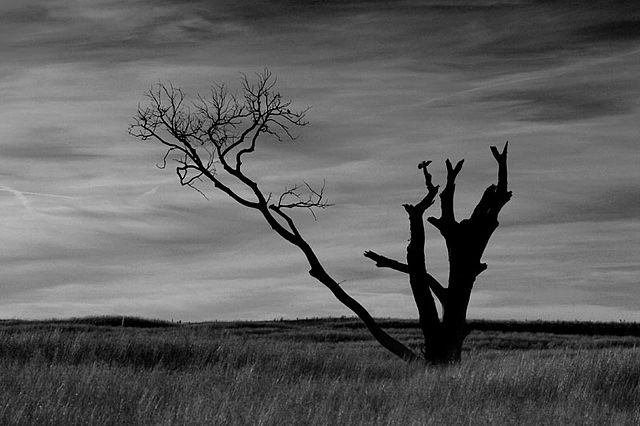
#> input picture Image_Processing/TUẦN 4 - PHÂN VÙNG ẢNH/PhanVungAnh/Threshold/test.jpg, 640 x 426 px, found by its file name
$ python FindShold.py
#> lines starting #> are read from the running program, lines starting #| are printed output that depends on the picture; after the words box and inside, x2 and y2 are one past the last pixel; in counts of white or black regions, pixels touching at a corner belong together
#Tìm ngưỡng tự động dựa theo giải thuật
import cv2
import numpy as np
import matplotlib.pyplot as plt

def auto_threshold_with_opencv(image_path):
    # Đọc ảnh bằng OpenCV
#> called with image_path = 'PhanVungAnh/Threshold/test.jpg'
    image = cv2.imread(image_path, cv2.IMREAD_GRAYSCALE)
#> image is the input picture: shape (426, 640); min 0, max 234, mean 94.8

    if image is None:
        print("Không thể đọc ảnh. Vui lòng kiểm tra lại đường dẫn.")
        return None

    T = np.mean(image)  # Bước 1: Khởi tạo giá trị T là trung bình của ảnh
#> T = 94.77
    stable = False

    thresholds = []

    while not stable:
        # Bước 2: Xác định 2 nhóm điểm ảnh C1 và C2
        _, binary = cv2.threshold(image, T, 255, cv2.THRESH_BINARY)
        C1 = image[binary == 255]
        C2 = image[binary == 0]

        # Bước 3: Tính trung bình về mức xác của C1 và C2
        μ1 = np.mean(C1)
        μ2 = np.mean(C2)

        # Bước 4: Tính giá trị mới của T
        new_T = 0.5 * (μ1 + μ2)
        thresholds.append(new_T)

        # Kiểm tra điều kiện dừng
        if abs(T - new_T) < 0.5:
            stable = True
        else:
            T = new_T
#> this loop made 3 passes
#> (μ1, μ2, new_T, T) on passes 1 to 2: (130.6, 52.47, 91.54, 91.54), (129.6, 51.17, 90.4, 90.4)
#> (μ1, μ2, new_T) on pass 3: (129.3, 50.78, 90.07)
#> pass 1, in auto_threshold_with_opencv, `_, binary = cv2.threshold(image, T, 255, cv2.THRESH_BINARY)`:
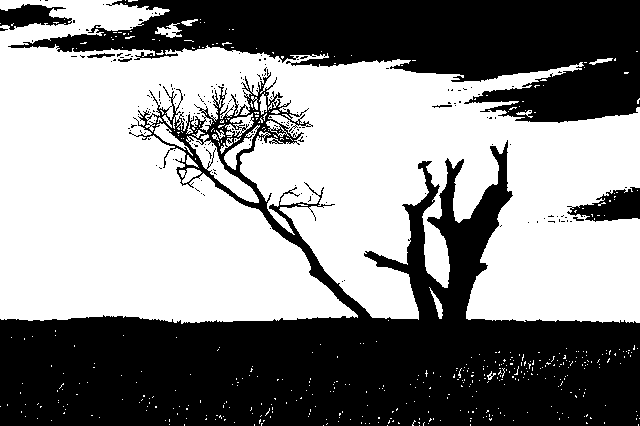
#> binary: shape (426, 640); 54.1% white; 188 black regions (180 under 20 px), largest, box (x1, y1, x2, y2) and area: (0, 69, 640, 426) 82425, (8, 0, 640, 123) 39423, (567, 187, 640, 222) 1469
#> pass 2, in auto_threshold_with_opencv, `_, binary = cv2.threshold(image, T, 255, cv2.THRESH_BINARY)`:
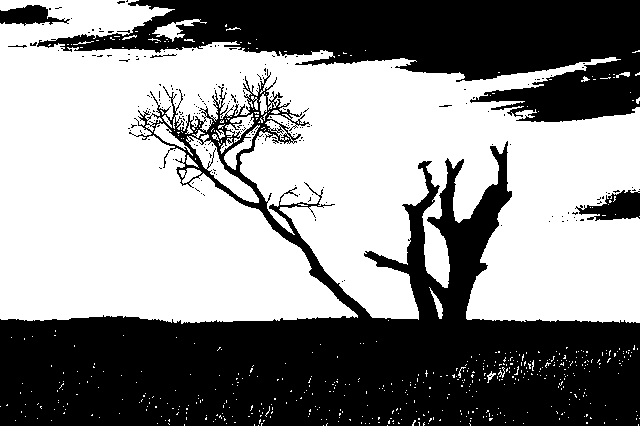
#> binary: shape (426, 640); 55.6% white; 217 black regions (211 under 20 px), largest, box (x1, y1, x2, y2) and area: (0, 69, 640, 426) 81617, (37, 0, 640, 122) 36953, (575, 190, 640, 221) 1138, (0, 5, 70, 26) 834, (150, 54, 177, 58) 37, (8, 45, 27, 48) 25
#> pass 3, in auto_threshold_with_opencv, `_, binary = cv2.threshold(image, T, 255, cv2.THRESH_BINARY)`:
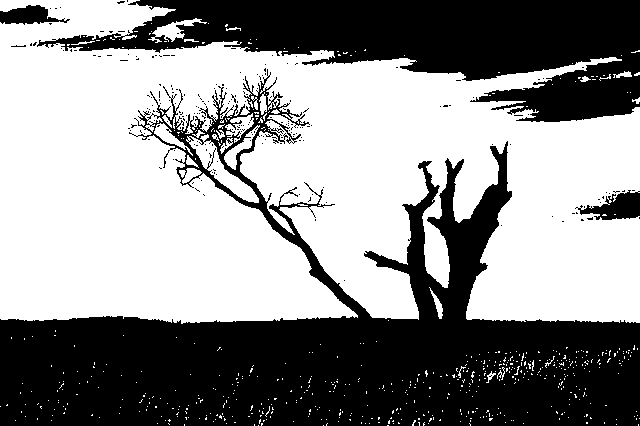
#> binary: shape (426, 640); 56% white; 217 black regions (213 under 20 px), largest, box (x1, y1, x2, y2) and area: (0, 69, 640, 426) 81350, (37, 0, 640, 122) 36281, (575, 190, 640, 220) 1048, (0, 5, 70, 25) 789
#> after the loop, thresholds = [91.54, 90.4, 90.07]

    return image, thresholds[-1], thresholds

def main():
    # Đường dẫn đến ảnh
    image_path = "PhanVungAnh/Threshold/test.jpg"

    # Xác định ngưỡng tự động
    image, threshold, thresholds = auto_threshold_with_opencv(image_path)
#> threshold = 90.07; thresholds = [91.54, 90.4, 90.07]

    if threshold is not None:
        # Xuất ảnh gốc
        plt.subplot(1, 3, 1)
        plt.imshow(image, cmap='gray')
        plt.title('Ảnh Gốc')
        plt.axis('off')

        # Vẽ biểu đồ ngưỡng
        plt.subplot(1, 3, 2)
        plt.plot(thresholds, color='b', linestyle='-')
        plt.xlabel('Số lần lặp')
        plt.ylabel('Ngưỡng')
        plt.title('Biểu Đồ Ngưỡng')

        # Xử lí ảnh với ngưỡng đã xác định
        _, binary = cv2.threshold(image, threshold, 255, cv2.THRESH_BINARY)

        # Xuất kết quả sau khi xử lí
        plt.subplot(1, 3, 3)
        plt.imshow(binary, cmap='gray')
        plt.title('Kết Quả Sau Khi Xử Lí')
        plt.axis('off')

        plt.show()
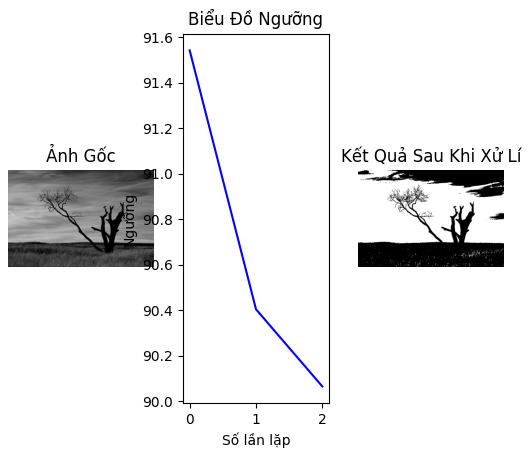
#> figure drawn by matplotlib, 3 panels

if __name__ == "__main__":
    main()
